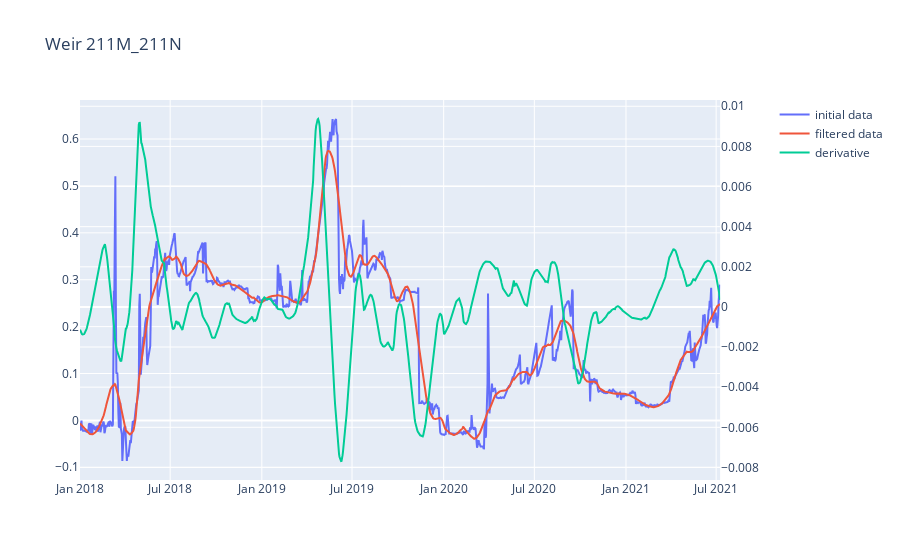

Here is the notebook cell this chart was saved with:
### Code cell
plot_filtered(filter_data(df_leij, 101, 4, 1, default = True))

### Figure 1 — Plotly figure (JSON) as saved in the notebook; plotly's stock layout.template omitted (floating-point values rounded to 4 significant figures; data arrays with more than 128 entries replaced by an {"elided": "..."} marker saying what was removed)
{"data": [{"name": "initial data", "type": "scatter", "x": {"elided": "1284 str values"}, "xaxis": "x", "y": {"elided": "1284 float values"}, "yaxis": "y"}, {"name": "filtered data", "type": "scatter", "x": {"elided": "1284 str values"}, "xaxis": "x", "y": {"elided": "1284 float values"}, "yaxis": "y"}, {"name": "derivative", "type": "scatter", "x": {"elided": "1284 str values"}, "xaxis": "x", "y": {"elided": "1284 float values"}, "yaxis": "y2"}], "layout": {"title": {"text": "Weir 211M_211N"}, "xaxis": {"anchor": "y", "domain": [0, 0.94]}, "yaxis": {"anchor": "x", "domain": [0, 1]}, "yaxis2": {"anchor": "x", "overlaying": "y", "side": "right"}}}
